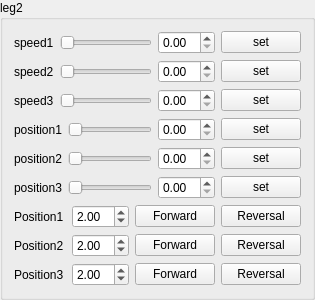
      <widget class="QGroupBox" name="groupBox_2">
       <property name="title">
        <string>leg2</string>
       </property>
       <layout class="QVBoxLayout" name="verticalLayout_2">
        <item>
         <layout class="QHBoxLayout" name="horizontalLayout_31">
          <item>
           <widget class="QLabel" name="speed1Label_2">
            <property name="sizePolicy">
             <sizepolicy hsizetype="Fixed" vsizetype="Preferred">
              <horstretch>0</horstretch>
              <verstretch>0</verstretch>
             </sizepolicy>
            </property>
            <property name="text">
             <string>speed1</string>
            </property>
           </widget>
          </item>
          <item>
           <widget class="DoubleSlider" name="speed21HorizontalSlider">
            <property name="sizePolicy">
             <sizepolicy hsizetype="Expanding" vsizetype="Fixed">
              <horstretch>0</horstretch>
              <verstretch>0</verstretch>
             </sizepolicy>
            </property>
            <property name="orientation">
             <enum>Qt::Horizontal</enum>
            </property>
           </widget>
          </item>
          <item>
           <widget class="QDoubleSpinBox" name="speed21DoubleSpinBox">
            <property name="sizePolicy">
             <sizepolicy hsizetype="Fixed" vsizetype="Fixed">
              <horstretch>0</horstretch>
              <verstretch>0</verstretch>
             </sizepolicy>
            </property>
            <property name="toolTip">
             <string>The unit is rpm</string>
            </property>
            <property name="suffix">
             <string/>
            </property>
            <property name="singleStep">
             <double>0.010000000000000</double>
            </property>
           </widget>
          </item>
          <item>
           <widget class="QPushButton" name="speed21SetButton">
            <property name="sizePolicy">
             <sizepolicy hsizetype="Fixed" vsizetype="Fixed">
              <horstretch>0</horstretch>
              <verstretch>0</verstretch>
             </sizepolicy>
            </property>
            <property name="text">
             <string>set</string>
            </property>
           </widget>
          </item>
         </layout>
        </item>
        <item>
         <layout class="QHBoxLayout" name="horizontalLayout_32">
          <item>
           <widget class="QLabel" name="speed2Label_2">
            <property name="sizePolicy">
             <sizepolicy hsizetype="Fixed" vsizetype="Preferred">
              <horstretch>0</horstretch>
              <verstretch>0</verstretch>
             </sizepolicy>
            </property>
            <property name="text">
             <string>speed2</string>
            </property>
           </widget>
          </item>
          <item>
           <widget class="DoubleSlider" name="speed22HorizontalSlider">
            <property name="sizePolicy">
             <sizepolicy hsizetype="Expanding" vsizetype="Fixed">
              <horstretch>0</horstretch>
              <verstretch>0</verstretch>
             </sizepolicy>
            </property>
            <property name="orientation">
             <enum>Qt::Horizontal</enum>
            </property>
           </widget>
          </item>
          <item>
           <widget class="QDoubleSpinBox" name="speed22DoubleSpinBox">
            <property name="sizePolicy">
             <sizepolicy hsizetype="Fixed" vsizetype="Fixed">
              <horstretch>0</horstretch>
              <verstretch>0</verstretch>
             </sizepolicy>
            </property>
            <property name="toolTip">
             <string>The unit is rpm</string>
            </property>
            <property name="suffix">
             <string/>
            </property>
            <property name="singleStep">
             <double>0.010000000000000</double>
            </property>
           </widget>
          </item>
          <item>
           <widget class="QPushButton" name="speed22SetButton">
            <property name="sizePolicy">
             <sizepolicy hsizetype="Fixed" vsizetype="Fixed">
              <horstretch>0</horstretch>
              <verstretch>0</verstretch>
             </sizepolicy>
            </property>
            <property name="text">
             <string>set</string>
            </property>
           </widget>
          </item>
         </layout>
        </item>
        <item>
         <layout class="QHBoxLayout" name="horizontalLayout_33">
          <item>
           <widget class="QLabel" name="speed3Label_2">
            <property name="sizePolicy">
             <sizepolicy hsizetype="Fixed" vsizetype="Preferred">
              <horstretch>0</horstretch>
              <verstretch>0</verstretch>
             </sizepolicy>
            </property>
            <property name="text">
             <string>speed3</string>
            </property>
           </widget>
          </item>
          <item>
           <widget class="DoubleSlider" name="speed23HorizontalSlider">
            <property name="sizePolicy">
             <sizepolicy hsizetype="Expanding" vsizetype="Fixed">
              <horstretch>0</horstretch>
              <verstretch>0</verstretch>
             </sizepolicy>
            </property>
            <property name="orientation">
             <enum>Qt::Horizontal</enum>
            </property>
           </widget>
          </item>
          <item>
           <widget class="QDoubleSpinBox" name="speed23DoubleSpinBox">
            <property name="sizePolicy">
             <sizepolicy hsizetype="Fixed" vsizetype="Fixed">
              <horstretch>0</horstretch>
              <verstretch>0</verstretch>
             </sizepolicy>
            </property>
            <property name="toolTip">
             <string>The unit is rpm</string>
            </property>
            <property name="suffix">
             <string/>
            </property>
            <property name="singleStep">
             <double>0.010000000000000</double>
            </property>
           </widget>
          </item>
          <item>
           <widget class="QPushButton" name="speed23SetButton">
            <property name="sizePolicy">
             <sizepolicy hsizetype="Fixed" vsizetype="Fixed">
              <horstretch>0</horstretch>
              <verstretch>0</verstretch>
             </sizepolicy>
            </property>
            <property name="text">
             <string>set</string>
            </property>
           </widget>
          </item>
         </layout>
        </item>
        <item>
         <layout class="QHBoxLayout" name="horizontalLayout_34">
          <item>
           <widget class="QLabel" name="position1Label_2">
            <property name="sizePolicy">
             <sizepolicy hsizetype="Fixed" vsizetype="Preferred">
              <horstretch>0</horstretch>
              <verstretch>0</verstretch>
             </sizepolicy>
            </property>
            <property name="text">
             <string>position1</string>
            </property>
           </widget>
          </item>
          <item>
           <widget class="DoubleSlider" name="position21HorizontalSlider">
            <property name="sizePolicy">
             <sizepolicy hsizetype="Expanding" vsizetype="Fixed">
              <horstretch>0</horstretch>
              <verstretch>0</verstretch>
             </sizepolicy>
            </property>
            <property name="orientation">
             <enum>Qt::Horizontal</enum>
            </property>
           </widget>
          </item>
          <item>
           <widget class="QDoubleSpinBox" name="position21DoubleSpinBox">
            <property name="sizePolicy">
             <sizepolicy hsizetype="Fixed" vsizetype="Fixed">
              <horstretch>0</horstretch>
              <verstretch>0</verstretch>
             </sizepolicy>
            </property>
            <property name="toolTip">
             <string>The unit is degree</string>
            </property>
            <property name="suffix">
             <string/>
            </property>
           </widget>
          </item>
          <item>
           <widget class="QPushButton" name="position21SetButton">
            <property name="sizePolicy">
             <sizepolicy hsizetype="Fixed" vsizetype="Fixed">
              <horstretch>0</horstretch>
              <verstretch>0</verstretch>
             </sizepolicy>
            </property>
            <property name="text">
             <string>set</string>
            </property>
           </widget>
          </item>
         </layout>
        </item>
        <item>
         <layout class="QHBoxLayout" name="horizontalLayout_35">
          <item>
           <widget class="QLabel" name="position2Label_2">
            <property name="sizePolicy">
             <sizepolicy hsizetype="Fixed" vsizetype="Preferred">
              <horstretch>0</horstretch>
              <verstretch>0</verstretch>
             </sizepolicy>
            </property>
            <property name="text">
             <string>position2</string>
            </property>
           </widget>
          </item>
          <item>
           <widget class="DoubleSlider" name="position22HorizontalSlider">
            <property name="sizePolicy">
             <sizepolicy hsizetype="Expanding" vsizetype="Fixed">
              <horstretch>0</horstretch>
              <verstretch>0</verstretch>
             </sizepolicy>
            </property>
            <property name="orientation">
             <enum>Qt::Horizontal</enum>
            </property>
           </widget>
          </item>
          <item>
           <widget class="QDoubleSpinBox" name="position22DoubleSpinBox">
            <property name="sizePolicy">
             <sizepolicy hsizetype="Fixed" vsizetype="Fixed">
              <horstretch>0</horstretch>
              <verstretch>0</verstretch>
             </sizepolicy>
            </property>
            <property name="toolTip">
             <string>The unit is degree</string>
            </property>
            <property name="statusTip">
             <string/>
            </property>
            <property name="suffix">
             <string/>
            </property>
           </widget>
          </item>
          <item>
           <widget class="QPushButton" name="position22SetButton">
            <property name="sizePolicy">
             <sizepolicy hsizetype="Fixed" vsizetype="Fixed">
              <horstretch>0</horstretch>
              <verstretch>0</verstretch>
             </sizepolicy>
            </property>
            <property name="text">
             <string>set</string>
            </property>
           </widget>
          </item>
         </layout>
        </item>
        <item>
         <layout class="QHBoxLayout" name="horizontalLayout_36">
          <item>
           <widget class="QLabel" name="position3Label_2">
            <property name="sizePolicy">
             <sizepolicy hsizetype="Fixed" vsizetype="Preferred">
              <horstretch>0</horstretch>
              <verstretch>0</verstretch>
             </sizepolicy>
            </property>
            <property name="text">
             <string>position3</string>
            </property>
           </widget>
          </item>
          <item>
           <widget class="DoubleSlider" name="position23HorizontalSlider">
            <property name="sizePolicy">
             <sizepolicy hsizetype="Expanding" vsizetype="Fixed">
              <horstretch>0</horstretch>
              <verstretch>0</verstretch>
             </sizepolicy>
            </property>
            <property name="orientation">
             <enum>Qt::Horizontal</enum>
            </property>
           </widget>
          </item>
          <item>
           <widget class="QDoubleSpinBox" name="position23DoubleSpinBox">
            <property name="sizePolicy">
             <sizepolicy hsizetype="Fixed" vsizetype="Fixed">
              <horstretch>0</horstretch>
              <verstretch>0</verstretch>
             </sizepolicy>
            </property>
            <property name="toolTip">
             <string>The unit is degree</string>
            </property>
            <property name="statusTip">
             <string/>
            </property>
            <property name="suffix">
             <string/>
            </property>
           </widget>
          </item>
          <item>
           <widget class="QPushButton" name="position23SetButton">
            <property name="sizePolicy">
             <sizepolicy hsizetype="Fixed" vsizetype="Fixed">
              <horstretch>0</horstretch>
              <verstretch>0</verstretch>
             </sizepolicy>
            </property>
            <property name="text">
             <string>set</string>
            </property>
           </widget>
          </item>
         </layout>
        </item>
        <item>
         <layout class="QGridLayout" name="gridLayout_4">
          <property name="spacing">
           <number>6</number>
          </property>
          <item row="1" column="3">
           <widget class="QPushButton" name="pos22ReversalPushButton">
            <property name="text">
             <string>Reversal</string>
            </property>
            <property name="icon">
             <iconset>
              <normaloff>:/images/navigate-down.ico</normaloff>:/images/navigate-down.ico</iconset>
            </property>
           </widget>
          </item>
          <item row="1" column="0">
           <widget class="QLabel" name="relativePos2Label_2">
            <property name="text">
             <string>Position2</string>
            </property>
           </widget>
          </item>
          <item row="0" column="3">
           <widget class="QPushButton" name="pos21ReversalPushButton">
            <property name="text">
             <string>Reversal</string>
            </property>
            <property name="icon">
             <iconset>
              <normaloff>:/images/navigate-down.ico</normaloff>:/images/navigate-down.ico</iconset>
            </property>
           </widget>
          </item>
          <item row="0" column="2">
           <widget class="QPushButton" name="pos21ForwardPushButton">
            <property name="text">
             <string>Forward</string>
            </property>
            <property name="icon">
             <iconset>
              <normaloff>:/images/navigate-up.ico</normaloff>:/images/navigate-up.ico</iconset>
            </property>
           </widget>
          </item>
          <item row="2" column="1">
           <widget class="QDoubleSpinBox" name="relativePos23DoubleSpinBox">
            <property name="value">
             <double>2.000000000000000</double>
            </property>
           </widget>
          </item>
          <item row="2" column="3">
           <widget class="QPushButton" name="pos23ReversalPushButton">
            <property name="text">
             <string>Reversal</string>
            </property>
            <property name="icon">
             <iconset>
              <normaloff>:/images/navigate-down.ico</normaloff>:/images/navigate-down.ico</iconset>
            </property>
           </widget>
          </item>
          <item row="1" column="2">
           <widget class="QPushButton" name="pos22ForwardPushButton">
            <property name="text">
             <string>Forward</string>
            </property>
            <property name="icon">
             <iconset>
              <normaloff>:/images/navigate-up.ico</normaloff>:/images/navigate-up.ico</iconset>
            </property>
           </widget>
          </item>
          <item row="2" column="2">
           <widget class="QPushButton" name="pos23ForwardPushButton">
            <property name="text">
             <string>Forward</string>
            </property>
            <property name="icon">
             <iconset>
              <normaloff>:/images/navigate-up.ico</normaloff>:/images/navigate-up.ico</iconset>
            </property>
           </widget>
          </item>
          <item row="0" column="0">
           <widget class="QLabel" name="relativePos1Label_2">
            <property name="text">
             <string>Position1</string>
            </property>
           </widget>
          </item>
          <item row="0" column="1">
           <widget class="QDoubleSpinBox" name="relativePos21DoubleSpinBox">
            <property name="value">
             <double>2.000000000000000</double>
            </property>
           </widget>
          </item>
          <item row="2" column="0">
           <widget class="QLabel" name="relativePos3Label_2">
            <property name="text">
             <string>Position3</string>
            </property>
           </widget>
          </item>
          <item row="1" column="1">
           <widget class="QDoubleSpinBox" name="relativePos22DoubleSpinBox">
            <property name="value">
             <double>2.000000000000000</double>
            </property>
           </widget>
          </item>
         </layout>
        </item>
       </layout>
      </widget>
